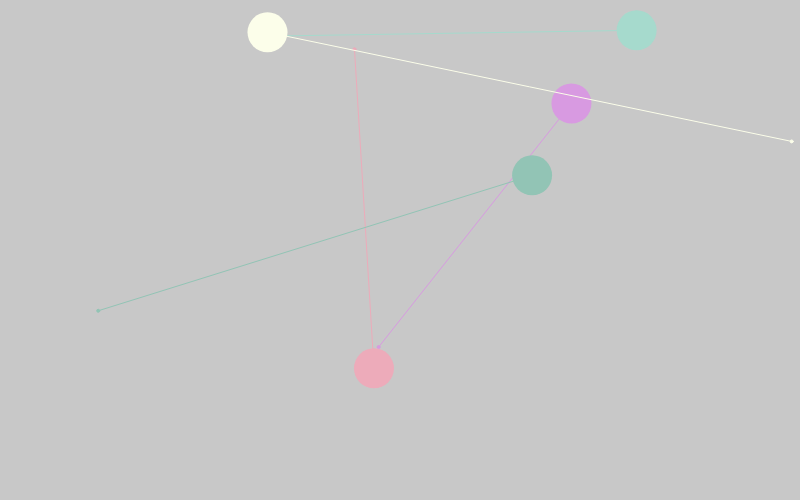
Frame 1 (no input)
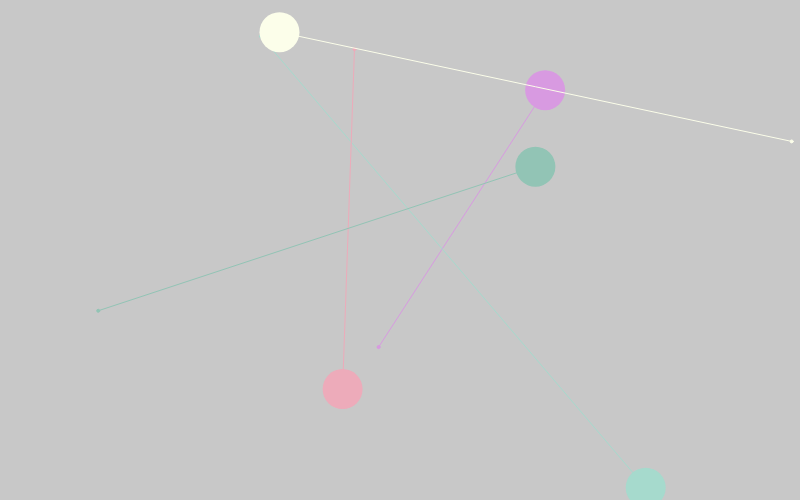
Frame 60 (no input)
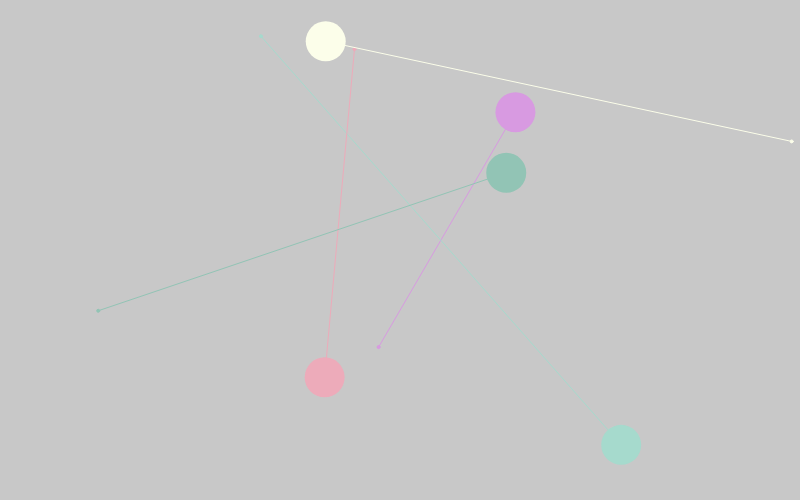
Frame 120 (the mouse pressed at the canvas centre since frame 60)

The p5.js sketch that drew these frames (run headless with seeded random() and noise() and a simulated clock; from frame 60 on, the mouse is pressed at the canvas centre):

// p5.js sketch
// ── sketch.js
// Dan Shipman's Coding Challenges
// 6 Mitosis
// Replicated the mitosis then added steering with drawing to the target
//
/***** ***** ***** ***** ***** ***** ***** ***** ***** *****/

var cells;
const gVel = 1; // max velocity
const gAcc = 0.01; // max accelleration

/***** ***** ***** ***** ***** ***** ***** ***** ***** *****/

class Cell {
  constructor (pos, r, c) {
    if (pos) {
      this.pos = pos.copy();
    }
    else {
      this.pos = createVector(random(width), random(height));
    }
    this.c = c || color(random(100,255), random(100,255), random(100,255));
    this.r = r || 40;
    this.vel = createVector(random(-gVel,gVel), random(-gVel,gVel));
    this.acc = createVector(random(-gAcc,gAcc), random(-gAcc,gAcc));
    this.target = createVector(random(width), random(height));
  }
  applyForce(force) {
    this.acc.add(force);
    this.acc.limit(gAcc);
    // add limiters
  }
  seekTarget() {
    let desired = p5.Vector.sub(this.target, this.pos);
    desired.setMag(gVel);
    let steer = p5.Vector.sub(desired, this.vel);
    this.applyForce(steer);
  }
  updateTarget() {
    let taxi = abs(this.target.x-this.pos.x) + abs(this.target.y - this.pos.y);
    if ((taxi*2) < this.r) {
      this.target = createVector(random(width), random(height));
    }
  }
  update() {
    // move
    this.pos.add(this.vel);
    this.seekTarget();
    this.updateTarget();

    // edges
    if (this.pos.x < 0) { this.pos.x += width; }
    if (this.pos.x > width) { this.pos.x -= width; }
    if (this.pos.y < 0) { this.pos.y += height; }
    if (this.pos.y > height) { this.pos.y -= height; }

    // accelerate
    this.vel.add(this.acc);
    this.vel.limit(gVel);

    //this.acc = createVector(random(-gAcc,gAcc), random(-gAcc,gAcc));

    // grow
    if (this.r < 40) { this.r += 0.01; }
  }
  isHit(x,y) {
    return (x > (this.pos.x-this.r) && x < (this.pos.x+this.r)) && 
           (y > (this.pos.y-this.r) && y < (this.pos.y+this.r));
  }
  mitosis() {
    var next = new Cell(this.pos, this.r*0.8, this.c);
    next.pos.x += random(-this.r,this.r)
    next.pos.y += random(-this.r,this.r)
    next.c = color(red(this.c)+random(-20,20),green(this.c)+random(-20,20),blue(this.c)+random(-20,20));
    return next;
  }
  show() {
    noStroke();
    fill(this.c);
    circle(this.pos.x, this.pos.y, this.r);
    stroke(this.c)
    line(this.pos.x, this.pos.y, this.target.x, this.target.y);
    circle(this.target.x, this.target.y, 3);
  }
}

/***** ***** ***** ***** ***** ***** ***** ***** ***** *****/
function keyPressed() { if (key == "g") { ; } }

function mousePressed() {
  for (var n=cells.length-1; n >= 0; n--) {
    if (cells[n].isHit(mouseX, mouseY)) {
      cells.push(cells[n].mitosis());
      cells.push(cells[n].mitosis());
      cells.splice(n,1);
    }
  }
}

function setup() {
  createCanvas(800, 500);
  cells = [];
  for (var j=0; j < 5; j++) {
    cells.push(new Cell());
  }
}

function draw() {
  background(200);
  for (var n=0; n < cells.length; n++) {
    cells[n].show();
    cells[n].update();
  }
}
